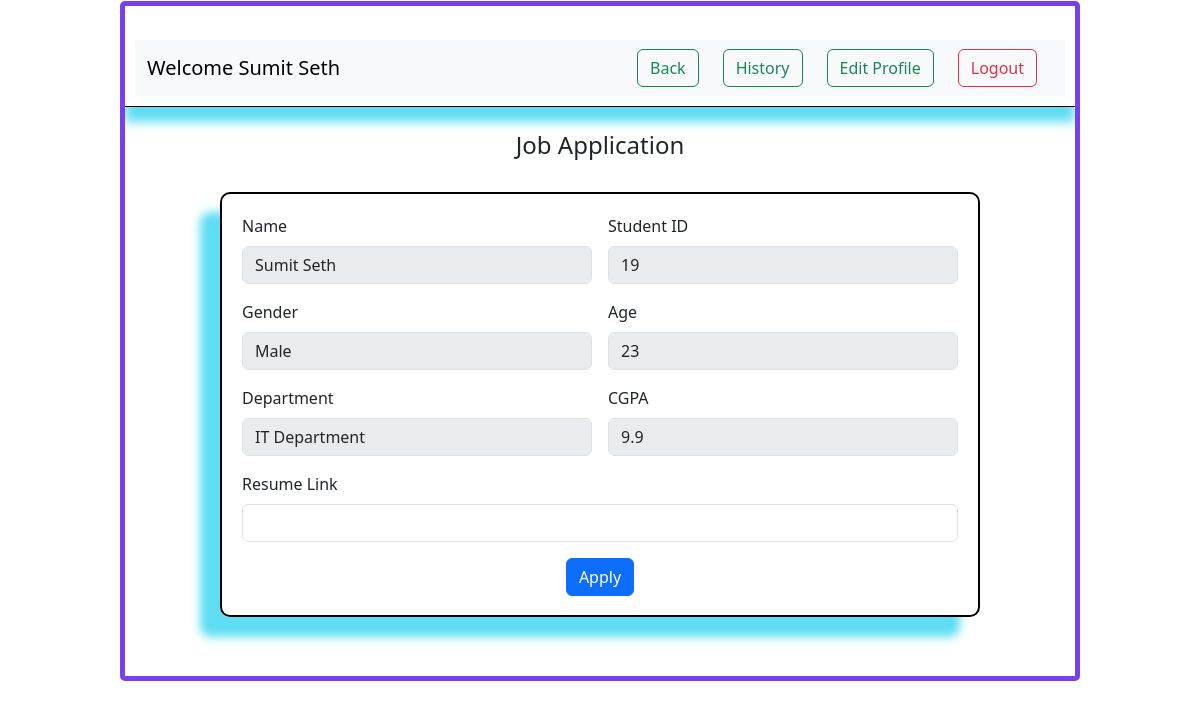
Page /student/apply/6 (signed in) on the committed database.
### application/models.py (models this page shows)
class User(db.Model) :
    id = db.Column(db.Integer, primary_key=True)
    username = db.Column(db.String(150), unique=True, nullable=False)
    email = db.Column(db.String(100), unique=True, nullable=False)
    password = db.Column(db.String(150), nullable=False)
    role = db.Column(db.String(20), nullable=False)    # 'admin', 'student', 'company'
    is_active = db.Column(db.Boolean, default=True)
    age = db.Column(db.Integer)
    gender = db.Column(db.String(20))
    department = db.Column(db.String(100))
    cgpa = db.Column(db.Float)
    resume = db.Column(db.String(200))
    brief = db.Column(db.Text)
    headquarter = db.Column(db.String(200))
    website = db.Column(db.String(200))
    hr_contact = db.Column(db.String(150))
    is_approved = db.Column(db.Boolean, default=False)
    applications = db.relationship('Application', backref='student', cascade='all, delete')  #If student is deleted -> applications also deleted.
    drives = db.relationship('PlacementDrive', backref='company', cascade="all, delete")     #If company is deleted -> drives also deleted

### application/controllers.py (the view, shortened to what this page needs)
@app.route("/student/apply/<int:drive_id>", methods=['GET', 'POST'])
def apply(drive_id) :
    if 'user_id' not in session or session.get('role') != 'student':
        return redirect(url_for('login'))
    student = User.query.get(session['user_id'])
    drive = PlacementDrive.query.get(drive_id)
    application = Application.query.filter_by(student_id=student.id, drive_id=drive_id).first()  #to check if the student has already applied for the drive
    if application :
        return render_template("already_applied.html", student=student, drive=drive, application=application)
    return render_template("std_apply.html", student=student, drive=drive, application=application)

### templates/std_apply.html (shortened to what this page needs)
<!DOCTYPE html>
<html lang="en">
<head>
    <link rel="stylesheet" href="{{ url_for('static', filename='style.css') }}">
    <link href="https://cdn.jsdelivr.net/npm/bootstrap@5.3.8/dist/css/bootstrap.min.css"
    rel="stylesheet">
</head>
<body>
    <div id="main">
        <div id="canvas"><br>
            <div id="top">
                <nav class="navbar navbar-expand-lg bg-body-tertiary">
                <div class="container-fluid">
                    <a class="navbar-brand">Welcome {{student.username}}</a>
                    <div class="collapse navbar-collapse" id="navbarSupportedContent">
                        <ul class="navbar-nav ms-auto mb-2 mb-lg-0">
                            <li class="nav-item mx-2">
                                <a class="btn btn-outline-success me-2" href="{{ url_for('std_view_drive_details', drive_id=drive.id) }}">Back</a>
                            </li>
                            <li class="nav-item mx-2">
                                <a class="btn btn-outline-success me-2" href="#">History</a>
                            </li>
                            <li class="nav-item mx-2">
                                <a class="btn btn-outline-success me-2" href="{{ url_for('std_edit_profile') }}">Edit Profile</a>
                            </li>
                            <li class="nav-item mx-2">
                                <a class="btn btn-outline-danger me-2" href="{{ url_for('logout') }}">Logout</a>
                            </li>
                        </ul>
                    </div>
                </div>
                </nav>
            </div><br>
            <div class="text-center">
                <h4>Job Application</h4><br>
            </div>
            <div id="inside-content">
                <form action="{{ url_for('apply', drive_id=drive.id) }}" method="post" class="row g-3">
                    <div class="col-md-6">
                        <label for="name" class="form-label">Name</label>
                        <input type="text" class="form-control" value="{{ student.username }}" aria-label="Disabled input example" disabled readonly>
                    </div>
                        <div class="col-md-6">
                        <label for="id" class="form-label">Student ID</label>
                        <input type="text" class="form-control" value="{{ student.id }}" aria-label="Disabled input example" disabled readonly>
                    </div>
                    <div class="col-md-6">
                        <label for="gender" class="form-label">Gender</label>
                        <input type="text" class="form-control" value="{{ student.gender }}" aria-label="Disabled input example" disabled readonly>
                    </div>
                    <div class="col-md-6">
                        <label for="age" class="form-label">Age</label>
                        <input type="text" class="form-control" value="{{ student.age }}" aria-label="Disabled input example" disabled readonly>
                    </div>
                    <div class="col-md-6">
                        <label for="department" class="form-label">Department</label>
                        <input type="text" class="form-control" value="{{ student.department }}" aria-label="Disabled input example" disabled readonly>
                    </div>
                    <div class="col-md-6">
                        <label for="cgpa" class="form-label">CGPA</label>
                        <input type="text" class="form-control" value="{{ student.cgpa }}" aria-label="Disabled input example" disabled readonly>
                    </div>
                    <div class="col-12">
                        <label for="resume" class="form-label">Resume Link</label>
                        <input type="text" class="form-control" id="resume" name="resume" required>
                    </div><br>
                    <div class="text-center">
                        <input type="submit" class="btn btn-primary" value="Apply"><br>
                    </div>
                </form>
            </div>
        </div>
    </div>
</body>
</html>

### static/style.css (style rules this page uses)
* { margin:0px; }
#main { margin-top: 1px; }
#canvas { border: 5px solid rgb(119, 64, 236); width:80%; height: 680px; margin:auto; overflow-y: auto; border-radius: 5px; }
#top { position: sticky; top: 0; background-color: white; z-index: 100; padding: 10px; border-bottom: 1px solid black; box-shadow: 0px 15px 10px rgb(95, 221, 243); }
#inside-content { border: 2px solid black; border-radius: 10px; width: 80%; height: 360px; margin: auto; padding: 15px; overflow-y: auto; box-shadow: -20px 20px 10px rgb(95, 221, 243); }

### templates/std_apply.html (style rules this page uses)
#inside-content { padding: 20px; height:425px; width: 80%; }

### rows in the picture
User: username "Sumit Seth", id "19", gender "Male", age "23", department "IT Department", cgpa "9.9"
